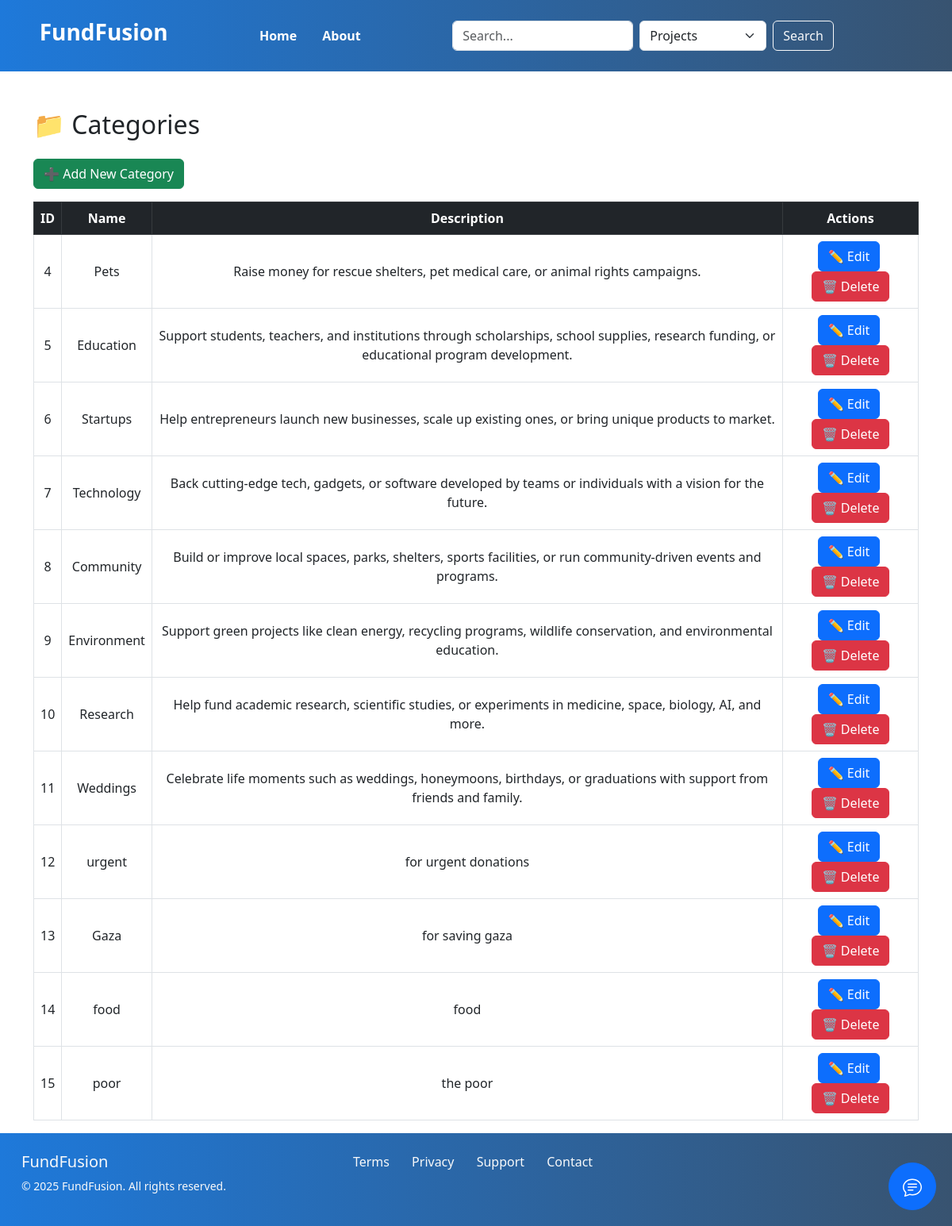
The page /dashboard/category_list (signed in) on the database its author committed.
### dashboard/models.py (models this page shows, shortened)
class Category(models.Model):
    name = models.CharField(max_length=100)
    description = models.TextField()
    slug = models.SlugField(blank=True)  # ⚠️ no unique=True for now!
    class Meta:
        verbose_name_plural = "Categories"

### dashboard/views.py (the view)
# urls.py: path('category_list', category_list, name='category_list'),
@login_required
@user_passes_test(is_admin)
def category_list(request):
    categories = Category.objects.all()
    return render(request, 'dashboard/category_list.html', {'categories': categories})

### dashboard/views.py (called while the page is built)
def is_admin(user):
    return user.is_staff

### templates/dashboard/category_list.html
{% extends "parent.html" %}
{% block content %}
<div class="container mt-5">
  <h2 class="mb-4">📁 Categories</h2>
  <a href="{% url 'category_add' %}" class="btn btn-success mb-3">
    ➕ Add New Category
  </a>
  <div class="table-responsive">
    <table class="table table-bordered table-hover align-middle text-center">
      <thead class="table-dark">
        <tr>
          <th>ID</th>
          <th>Name</th>
          <th>Description</th>
          <th>Actions</th>
        </tr>
      </thead>
      <tbody>
        {% for category in categories %}
        <tr>
          <td>{{ category.id }}</td>
          <td>{{ category.name }}</td>
          <td>{{ category.description }}</td>
          <td>
            <a href="{% url 'category_edit' category.id %}" class="btn  btn-primary me-1">
              ✏️ Edit
            </a>
            <a href="{% url 'category_delete' category.id %}" class="btn btn-danger">
              🗑️ Delete
            </a>
          </td>
        </tr>
        {% empty %}
        <tr>
          <td colspan="4" class="text-muted">No categories found.</td>
        </tr>
        {% endfor %}
      </tbody>
    </table>
  </div>
</div>
{% endblock %}

### rows shown on the page
Category: id "4", name "Pets", description "Raise money for rescue shelters, pet medical care, or animal rights campaigns."
Category: id "5", name "Education", description "Support students, teachers, and institutions through scholarships, school supplies, research funding, or educational program development."
Category: id "6", name "Startups", description "Help entrepreneurs launch new businesses, scale up existing ones, or bring unique products to market."
Category: id "7", name "Technology", description "Back cutting-edge tech, gadgets, or software developed by teams or individuals with a vision for the future."
Category: id "8", name "Community", description "Build or improve local spaces, parks, shelters, sports facilities, or run community-driven events and programs."
Category: id "9", name "Environment", description "Support green projects like clean energy, recycling programs, wildlife conservation, and environmental education."
Category: id "10", name "Research", description "Help fund academic research, scientific studies, or experiments in medicine, space, biology, AI, and more."
Category: id "11", name "Weddings", description "Celebrate life moments such as weddings, honeymoons, birthdays, or graduations with support from friends and family."
Category: id "12", name "urgent", description "for urgent donations"
Category: id "13", name "Gaza", description "for saving gaza"
Category: id "14", name "food", description "food"
Category: id "15", name "poor", description "the poor"
